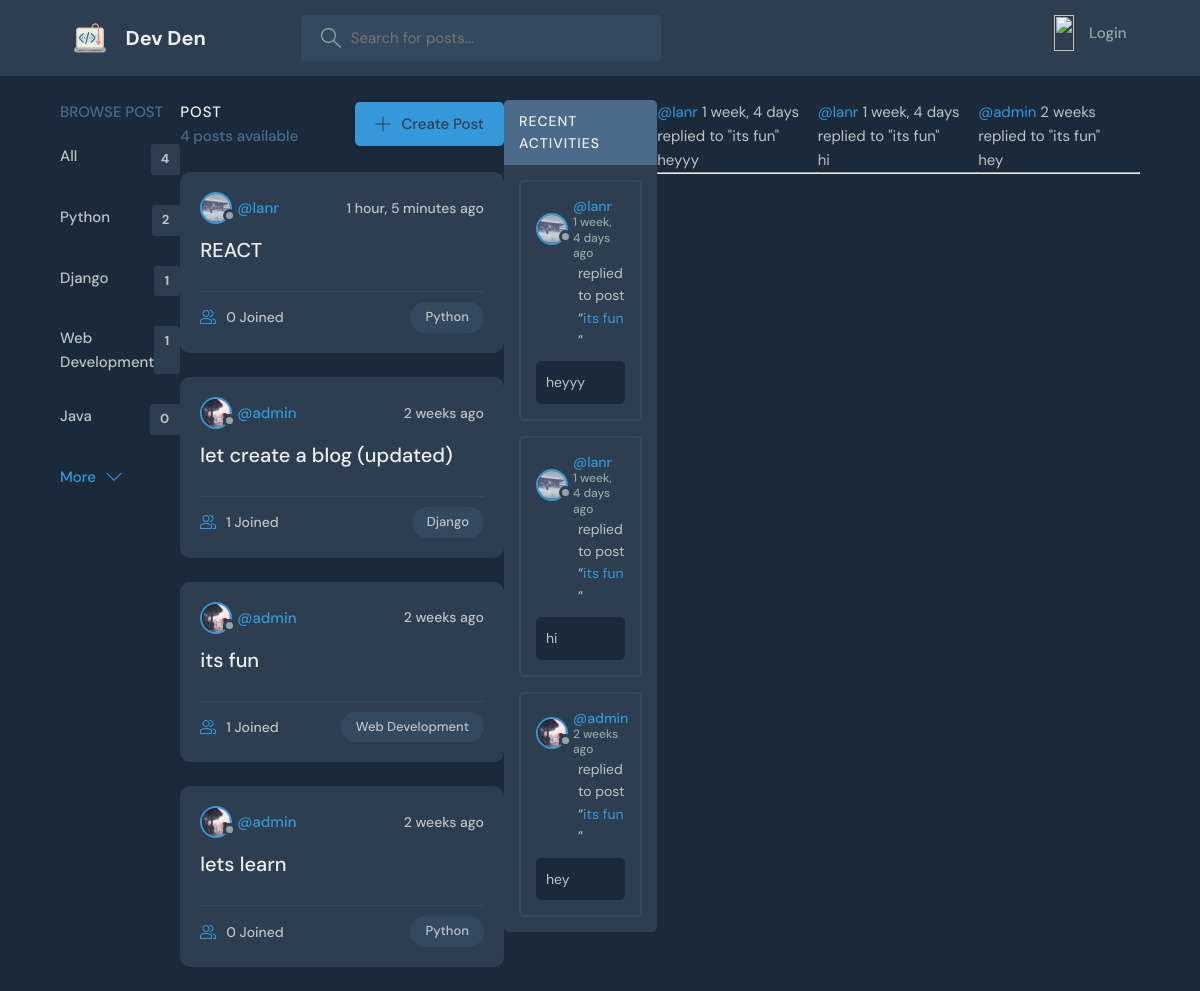
The page / on the database its author committed.
### blogApp/models.py (models this page shows, shortened)
class Category(models.Model):
    name = models.CharField(max_length=200)
    def __str__(self):
        return self.name

class Post(models.Model):
    category = models.ForeignKey(Category, on_delete=models.SET_NULL, null=True)
    title = models.CharField(max_length=250)
    description = models.TextField(null=True, blank=True)
    created_by = models.ForeignKey(User, on_delete=models.SET_NULL, null=True)
    image = models.ImageField(upload_to='images/', null=True, blank=True)
    updated = models.DateTimeField(auto_now=True)
    created = models.DateTimeField(auto_now_add=True)
    participants = models.ManyToManyField(User, related_name='participants', blank=True)
    upvotes = models.ManyToManyField(User, related_name='post_upvotes', blank=True)
    downvotes = models.ManyToManyField(User, related_name='post_downvotes', blank=True)
    class Meta:
        ordering = ['-updated','-created']
    def __str__(self):
        return self.title

class User(AbstractUser):
    fullname = models.CharField(max_length=40, null=True)
    username = models.CharField(max_length=40, unique=True, null=True)
    email = models.EmailField(unique=True, null=True)
    bio = models.TextField(null=True, blank=True)
    avatar = models.ImageField(null=True, default="images/avatar.svg", upload_to='images/')

class Message(models.Model):
    user = models.ForeignKey(User, on_delete=models.CASCADE)
    body = models.TextField()
    post = models.ForeignKey(Post, on_delete=models.CASCADE)
    updated = models.DateTimeField(auto_now=True)
    created = models.DateTimeField(auto_now_add=True)
    class Meta:
        ordering = ['-updated', '-created']
    def __str__(self):
        return self.body[0:50]

### blogApp/views.py (the view)
# urls.py: path('', views.home_view, name='home'),
def home_view(request):
    q = request.GET.get('q', '')
    posts = Post.objects.filter(Q(category__name__icontains=q) | Q(title__icontains=q) | Q(description__icontains=q))
    post_messages = Message.objects.filter(Q(post__category__name__icontains=q))
    categories = Category.objects.all()[0:6]
    post_count = posts.count()
    context = {'posts':posts, 'categories':categories, 'post_count':post_count, 'post_messages':post_messages}
    return render(request, 'blogApp/home.html', context)

### blogApp/templates/blogApp/home.html (shortened to what this page needs)
{% extends "blogApp/main.html" %}
{% block content %}
    <main class="layout layout--3">
      <div class="container">
        {% include "blogApp/category.html" %}
        <div class="roomList">
          <div class="roomList__header">
            <div>
              <h2>Post</h2>
              <p>{{ post_count }} posts available</p>
            </div>
            <a class="btn btn--main" href="{% url "create-post" %}">
              <svg version="1.1" xmlns="http://www.w3.org/2000/svg" width="32" height="32" viewBox="0 0 32 32">
                <title>add</title>
                <path
                  d="M16.943 0.943h-1.885v14.115h-14.115v1.885h14.115v14.115h1.885v-14.115h14.115v-1.885h-14.115v-14.115z"
                ></path>
              </svg>
              Create Post
            </a>
          </div>
        {% include "blogApp/feed.html" %}
        </div>
         {% include "blogApp/activity.html" %}
      </div>
    </main>
{% endblock content %}

### blogApp/templates/blogApp/category.html
<div class="topics">
          <div class="topics__header">
            <h2>Browse Post</h2>
          </div>
          <ul class="topics__list">
            <li>
              <a href="{% url "home" %}">All<span>{{ categories.count }}</span></a>
            </li>
            {% for category in categories %}
            <li>
              <a href="{% url "home" %}?q={{ category.name }}">{{ category }}<span>{{ category.post_set.all.count }}</span></a>
            </li>
            {% endfor %}
          </ul>
          <a class="btn btn--link" href="{% url "categories" %}">
            More
            <svg version="1.1" xmlns="http://www.w3.org/2000/svg" width="32" height="32" viewBox="0 0 32 32">
              <title>chevron-down</title>
              <path d="M16 21l-13-13h-3l16 16 16-16h-3l-13 13z"></path>
            </svg>
          </a>
        </div>

### blogApp/templates/blogApp/feed.html (shortened to what this page needs)
{% for post in posts %}
<div class="roomListRoom">
            <div class="roomListRoom__header">
              <a href="{% url "profile" post.created_by.id %}" class="roomListRoom__author">
                <div class="avatar avatar--small">
                  <img src="{{  post.created_by.avatar.url }}" />
                </div>
                <span>@{{ post.created_by.username }}</span>
              </a>
              <div class="roomListRoom__actions">
                <span>{{ post.created|timesince }} ago</span>
              </div>
            </div>
            <div class="roomListRoom__content">
              <a href="{% url "post" post.id %}">{{ post.title }}</a>
            </div>
            <div class="roomListRoom__meta">
              <a href="{% url "post" post.id %}" class="roomListRoom__joined">
                {{ post.participants.all.count }} Joined
              </a>
              <p class="roomListRoom__topic">{{ post.category.name }}</p>
            </div>
          </div>
{% endfor %}

### blogApp/templates/blogApp/activity.html (shortened to what this page needs)
<div class="activities">
    <div class="activities__header">
        <h2>Recent Activities</h2>
    </div>
    {% for message in post_messages %}
    <div class="activities__box">
            <div class="activities__boxHeader roomListRoom__header">
              <a href="{% url "profile" message.user.id %}" class="roomListRoom__author">
                <div class="avatar avatar--small">
                  <img src="{{ message.user.avatar.url }}" />
                </div>
                <p>
                  @{{ message.user.username }}
                  <span>{{ message.created|timesince }} ago</span>
                </p>
              </a>
            </div>
            <div class="activities__boxContent">
              <p>replied to post “<a href="{% url "post" message.post.id %}">{{ message.post }}</a>”</p>
              <div class="activities__boxRoomContent">
                {{ message.body }}
              </div>
            </div>
    </div>
{% endfor %}
</div>
{% for message in post_messages %}
    <div>
        <small><a href="{% url "profile" %} message.user.id">@{{ message.user }}</a>  {{ message.created|timesince }}</small>
        <small>replied to "{{ message.post }}"</small>
        <p>{{ message }}</p>
        <hr>
    </div>
{% endfor %}

### rows shown on the page
Category: name "Python", post_set.all.count "2"
Category: name "Django", post_set.all.count "1"
Category: name "Web Development", post_set.all.count "1"
Category: name "Java", post_set.all.count "0"
Post: created_by.avatar (picture), created_by.username "lanr", created "1 hour, 5 minutes", title "REACT", participants.all.count "0", category.name "Python"
Post: created_by.avatar (picture), created_by.username "admin", created "2 weeks", title "let create a blog (updated)", participants.all.count "1", category.name "Django"
Post: created_by.avatar (picture), created_by.username "admin", created "2 weeks", title "its fun", participants.all.count "1", category.name "Web Development"
Post: created_by.avatar (picture), created_by.username "admin", created "2 weeks", title "lets learn", participants.all.count "0", category.name "Python"
Message: user.avatar (picture), user.username "lanr", created "1 week, 4 days", post "its fun", body "heyyy", user "lanr"
Message: user.avatar (picture), user.username "lanr", created "1 week, 4 days", post "its fun", body "hi", user "lanr"
Message: user.avatar (picture), user.username "admin", created "2 weeks", post "its fun", body "hey", user "admin"

### other values the page prints
{{ categories.count }} "4"
{{ post_count }} "4"
